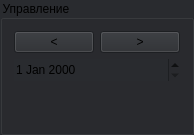
           <widget class="QGroupBox" name="groupBox_5">
            <property name="maximumSize">
             <size>
              <width>150</width>
              <height>16777215</height>
             </size>
            </property>
            <property name="styleSheet">
             <string notr="true">background-color: rgb(41, 43, 47);</string>
            </property>
            <property name="title">
             <string>Управление</string>
            </property>
            <property name="flat">
             <bool>true</bool>
            </property>
            <layout class="QGridLayout" name="gridLayout_5">
             <item row="0" column="1">
              <widget class="QPushButton" name="pushButton_7">
               <property name="text">
                <string>&gt;</string>
               </property>
              </widget>
             </item>
             <item row="1" column="0" colspan="2">
              <widget class="QDateEdit" name="dateEdit_2">
               <property name="focusPolicy">
                <enum>Qt::NoFocus</enum>
               </property>
               <property name="contextMenuPolicy">
                <enum>Qt::NoContextMenu</enum>
               </property>
               <property name="wrapping">
                <bool>false</bool>
               </property>
               <property name="frame">
                <bool>false</bool>
               </property>
               <property name="accelerated">
                <bool>false</bool>
               </property>
               <property name="keyboardTracking">
                <bool>true</bool>
               </property>
               <property name="showGroupSeparator" stdset="0">
                <bool>false</bool>
               </property>
               <property name="calendarPopup">
                <bool>false</bool>
               </property>
              </widget>
             </item>
             <item row="0" column="0">
              <widget class="QPushButton" name="pushButton_8">
               <property name="text">
                <string>&lt;</string>
               </property>
              </widget>
             </item>
             <item row="2" column="0" colspan="2">
              <spacer name="verticalSpacer_2">
               <property name="orientation">
                <enum>Qt::Vertical</enum>
               </property>
               <property name="sizeHint" stdset="0">
                <size>
                 <width>20</width>
                 <height>40</height>
                </size>
               </property>
              </spacer>
             </item>
            </layout>
           </widget>
